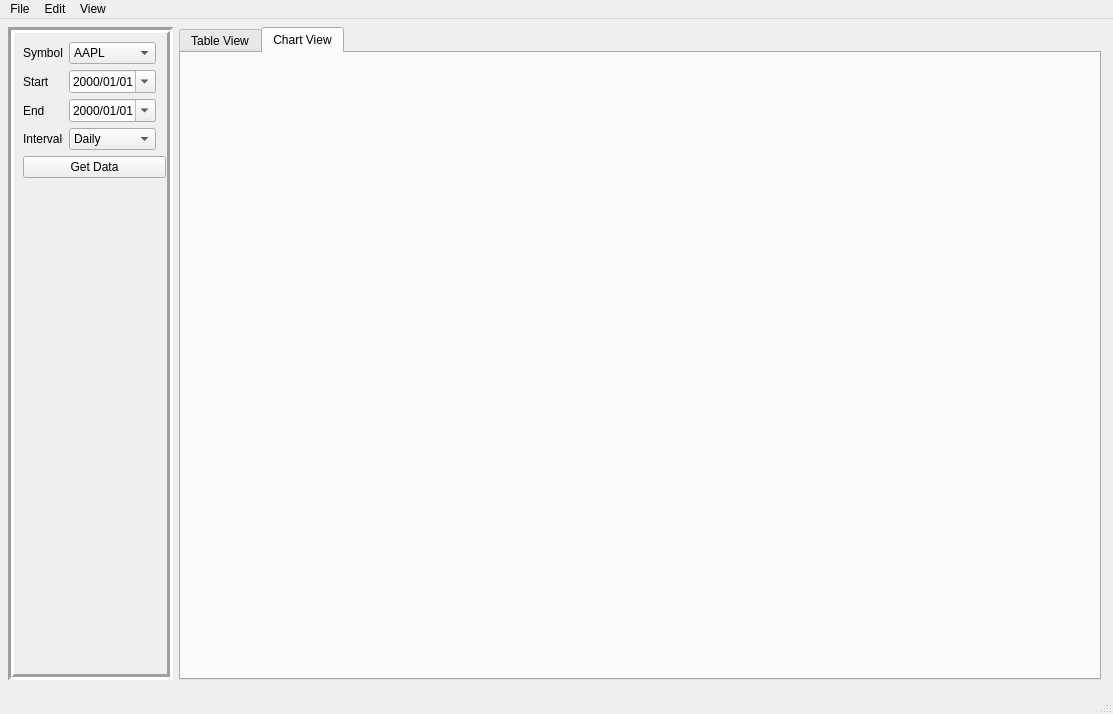
<?xml version="1.0" encoding="UTF-8"?>
<ui version="4.0">
 <class>MainWindow</class>
 <widget class="QMainWindow" name="MainWindow">
  <property name="geometry">
   <rect>
    <x>0</x>
    <y>0</y>
    <width>1113</width>
    <height>714</height>
   </rect>
  </property>
  <property name="windowTitle">
   <string>Stocker</string>
  </property>
  <widget class="QWidget" name="centralwidget">
   <widget class="QFrame" name="horizontalFrame">
    <property name="geometry">
     <rect>
      <x>-1</x>
      <y>-1</y>
      <width>1111</width>
      <height>671</height>
     </rect>
    </property>
    <property name="minimumSize">
     <size>
      <width>600</width>
      <height>600</height>
     </size>
    </property>
    <property name="frameShape">
     <enum>QFrame::NoFrame</enum>
    </property>
    <property name="lineWidth">
     <number>2</number>
    </property>
    <layout class="QHBoxLayout" name="horizontalLayout">
     <item>
      <widget class="QFrame" name="verticalFrame">
       <property name="minimumSize">
        <size>
         <width>50</width>
         <height>0</height>
        </size>
       </property>
       <property name="frameShape">
        <enum>QFrame::Box</enum>
       </property>
       <property name="frameShadow">
        <enum>QFrame::Sunken</enum>
       </property>
       <property name="lineWidth">
        <number>3</number>
       </property>
       <property name="midLineWidth">
        <number>0</number>
       </property>
       <layout class="QVBoxLayout" name="verticalLayout">
        <property name="rightMargin">
         <number>1</number>
        </property>
        <item>
         <layout class="QFormLayout" name="formLayout">
          <property name="sizeConstraint">
           <enum>QLayout::SetDefaultConstraint</enum>
          </property>
          <property name="rightMargin">
           <number>10</number>
          </property>
          <item row="0" column="0">
           <widget class="QLabel" name="symbolLabel">
            <property name="text">
             <string>Symbol</string>
            </property>
           </widget>
          </item>
          <item row="0" column="1">
           <widget class="QComboBox" name="symbolComboBox">
            <item>
             <property name="text">
              <string>AAPL</string>
             </property>
            </item>
            <item>
             <property name="text">
              <string>GME</string>
             </property>
            </item>
            <item>
             <property name="text">
              <string>TSLA</string>
             </property>
            </item>
            <item>
             <property name="text">
              <string>AMC</string>
             </property>
            </item>
           </widget>
          </item>
          <item row="1" column="0">
           <widget class="QLabel" name="startDateLabel">
            <property name="text">
             <string>Start</string>
            </property>
           </widget>
          </item>
          <item row="1" column="1">
           <widget class="QDateEdit" name="startDateEdit">
            <property name="displayFormat">
             <string>yyyy/MM/dd</string>
            </property>
            <property name="calendarPopup">
             <bool>true</bool>
            </property>
           </widget>
          </item>
          <item row="2" column="0">
           <widget class="QLabel" name="endDateLabel">
            <property name="text">
             <string>End</string>
            </property>
           </widget>
          </item>
          <item row="2" column="1">
           <widget class="QDateEdit" name="endDateEdit">
            <property name="displayFormat">
             <string>yyyy/MM/dd</string>
            </property>
            <property name="calendarPopup">
             <bool>true</bool>
            </property>
           </widget>
          </item>
          <item row="3" column="0">
           <widget class="QLabel" name="intervalLabel">
            <property name="text">
             <string>Interval</string>
            </property>
           </widget>
          </item>
          <item row="3" column="1">
           <widget class="QComboBox" name="intervalComboBox">
            <item>
             <property name="text">
              <string>Daily</string>
             </property>
            </item>
            <item>
             <property name="text">
              <string>Weekly</string>
             </property>
            </item>
            <item>
             <property name="text">
              <string>Monthly</string>
             </property>
            </item>
           </widget>
          </item>
         </layout>
        </item>
        <item>
         <widget class="QPushButton" name="getDataButton">
          <property name="text">
           <string>Get Data</string>
          </property>
         </widget>
        </item>
        <item>
         <spacer name="verticalSpacer">
          <property name="orientation">
           <enum>Qt::Vertical</enum>
          </property>
          <property name="sizeHint" stdset="0">
           <size>
            <width>20</width>
            <height>40</height>
           </size>
          </property>
         </spacer>
        </item>
       </layout>
      </widget>
     </item>
     <item>
      <widget class="QTabWidget" name="tabWidget">
       <property name="currentIndex">
        <number>1</number>
       </property>
       <widget class="QWidget" name="tab">
        <attribute name="title">
         <string>Table View</string>
        </attribute>
        <widget class="QTableView" name="stock_data_tableView">
         <property name="geometry">
          <rect>
           <x>0</x>
           <y>0</y>
           <width>931</width>
           <height>621</height>
          </rect>
         </property>
         <property name="frameShape">
          <enum>QFrame::Box</enum>
         </property>
         <property name="frameShadow">
          <enum>QFrame::Sunken</enum>
         </property>
         <property name="lineWidth">
          <number>3</number>
         </property>
        </widget>
       </widget>
       <widget class="QWidget" name="tab_2">
        <attribute name="title">
         <string>Chart View</string>
        </attribute>
        <widget class="QFrame" name="chart_frame">
         <property name="geometry">
          <rect>
           <x>-10</x>
           <y>-10</y>
           <width>941</width>
           <height>641</height>
          </rect>
         </property>
         <layout class="QHBoxLayout" name="horizontalLayout_2"/>
        </widget>
       </widget>
      </widget>
     </item>
    </layout>
   </widget>
  </widget>
  <widget class="QMenuBar" name="menubar">
   <property name="geometry">
    <rect>
     <x>0</x>
     <y>0</y>
     <width>1113</width>
     <height>20</height>
    </rect>
   </property>
   <widget class="QMenu" name="menuTest">
    <property name="title">
     <string>File</string>
    </property>
   </widget>
   <widget class="QMenu" name="menuEdit">
    <property name="title">
     <string>Edit</string>
    </property>
   </widget>
   <widget class="QMenu" name="menuView">
    <property name="title">
     <string>View</string>
    </property>
   </widget>
   <addaction name="menuTest"/>
   <addaction name="menuEdit"/>
   <addaction name="menuView"/>
  </widget>
  <widget class="QStatusBar" name="statusbar"/>
 </widget>
 <resources/>
 <connections/>
</ui>
